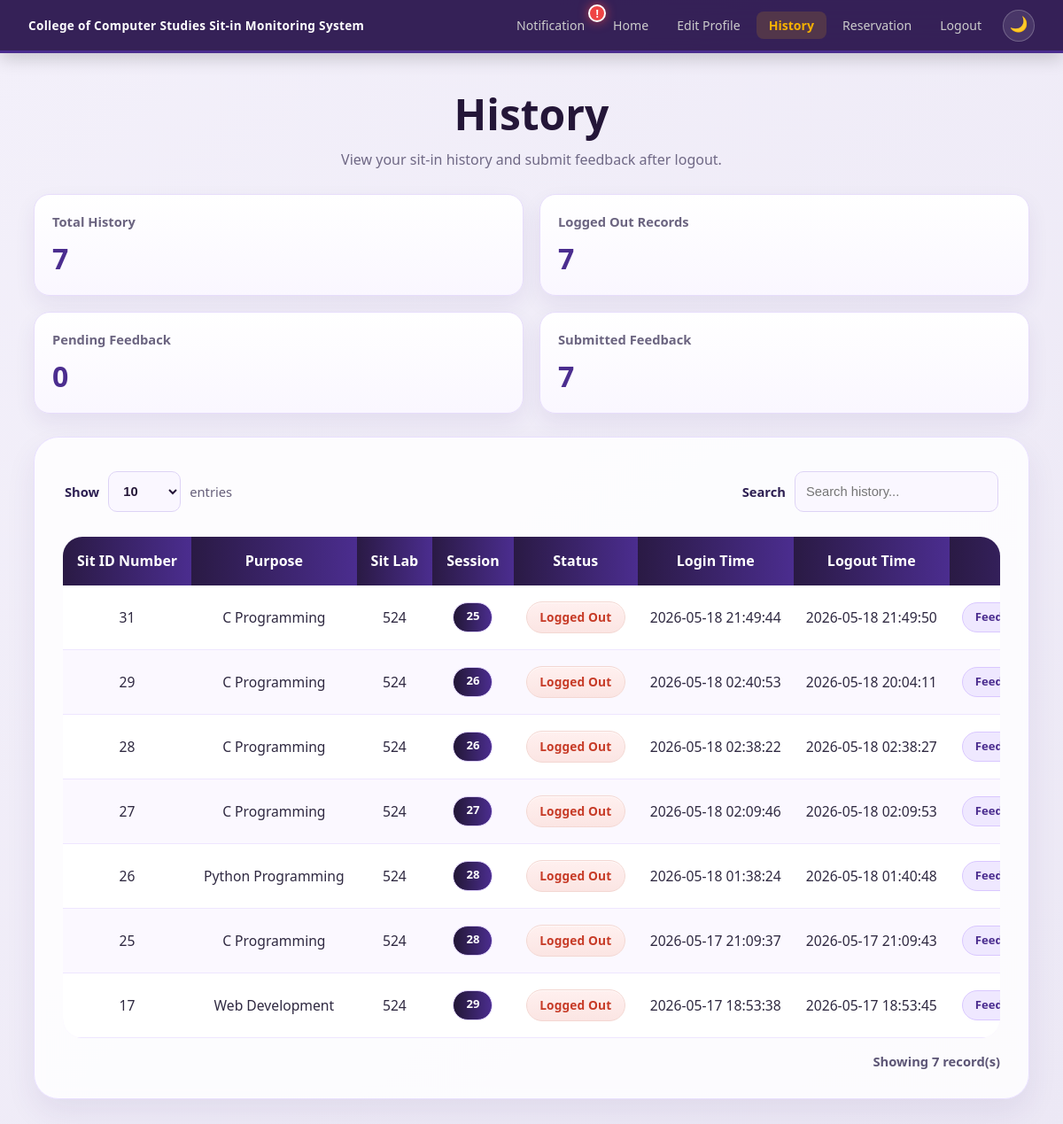
Screenshot of /history (signed in) with the database file from the repository.
### app.py (models this page shows)
class SitInRecord(db.Model):
    id = db.Column(db.Integer, primary_key=True)
    student_id_number = db.Column(db.String(50))
    student_name = db.Column(db.String(150))
    purpose = db.Column(db.String(100))
    sit_lab = db.Column(db.String(50))
    session = db.Column(db.String(50))
    status = db.Column(db.String(20), default='Active')
    login_time = db.Column(
        db.String(50),
        default=lambda: datetime.now().strftime('%Y-%m-%d %H:%M:%S')
    )
    logout_time = db.Column(db.String(50), nullable=True)

### app.py (the view)
@app.route('/history')
def history():
    if 'student_id' not in session:
        return redirect(url_for('login'))
    student = Student.query.get_or_404(
        session['student_id']
    )
    records = SitInRecord.query.filter_by(
        student_id_number=student.id_number
    ).order_by(
        SitInRecord.id.desc()
    ).all()
    feedbacks = Feedback.query.filter_by(
        student_id=student.id
    ).all()
    submitted_feedback_ids = {
        feedback.sitin_record_id
        for feedback in feedbacks
    }
    total_history = len(records)
    logged_out_count = sum(
        1 for record in records
        if record.status == 'Logged Out'
    )
    pending_feedback_count = sum(
        1 for record in records
        if record.status == 'Logged Out'
        and record.id not in submitted_feedback_ids
    )
    submitted_feedback_count = len(feedbacks)
    announcements, notif_reservations, feedback_notifications = \
        get_student_notification_data(student)
    reservation_setting = get_reservation_setting()
    return render_template(
        'history.html',
        student=student,
        records=records,
        submitted_feedback_ids=submitted_feedback_ids,
        total_history=total_history,
        logged_out_count=logged_out_count,
        pending_feedback_count=pending_feedback_count,
        submitted_feedback_count=submitted_feedback_count,
        announcements=announcements,
        notif_reservations=notif_reservations,
        feedback_notifications=feedback_notifications,
        reservation_setting=reservation_setting
    )

### app.py (called while the page is built, shortened)
def get_reservation_setting():
    setting = ReservationSetting.query.first()
    if not setting.message:
        if setting.reservations_enabled:
            setting.message = 'Reservations are currently enabled. You may submit a reservation.'
        else:
            setting.message = 'Reservations are currently disabled by the admin. Please check again later.'
        db.session.commit()
    return setting

### templates/history.html (shortened to what this page needs)
<!DOCTYPE html>
<html lang="en">
<head>
    <link rel="stylesheet" href="{{ url_for('static', filename='style.css') }}">
</head>
<body class="dashboard-page">
<nav class="navbar">
    <a href="{{ url_for('dashboard') }}" class="brand">
        College of Computer Studies Sit-in Monitoring System
    </a>
    <div class="nav-links">
        <a href="#" class="notif-nav-link" onclick="openNotifModal(); return false;">
            Notification
            {% set reservation_system_notice = reservation_setting and reservation_setting.message %}
            {% if notif_reservations|length + feedback_notifications|length > 0 or reservation_system_notice %}
                <span class="notif-alert-badge">!</span>
            {% endif %}
        </a>
        <a href="{{ url_for('dashboard') }}">Home</a>
        <a href="{{ url_for('edit_profile') }}">Edit Profile</a>
        <a href="{{ url_for('history') }}" class="nav-active">History</a>
        <a href="{{ url_for('reservation') }}">Reservation</a>
        <a href="{{ url_for('logout') }}">Logout</a>
        <button class="dm-toggle" title="Toggle Dark Mode">🌙</button>
    </div>
</nav>
<div class="history-page-wrap">
    <div class="history-hero">
        <h1 class="history-title">History</h1>
        <p class="history-subtitle">View your sit-in history and submit feedback after logout.</p>
    </div>
    <div class="history-stats-grid">
        <div class="history-stat-card">
            <div class="history-stat-label">Total History</div>
            <div class="history-stat-value">{{ total_history }}</div>
        </div>
        <div class="history-stat-card">
            <div class="history-stat-label">Logged Out Records</div>
            <div class="history-stat-value">{{ logged_out_count }}</div>
        </div>
        <div class="history-stat-card">
            <div class="history-stat-label">Pending Feedback</div>
            <div class="history-stat-value">{{ pending_feedback_count }}</div>
        </div>
        <div class="history-stat-card">
            <div class="history-stat-label">Submitted Feedback</div>
            <div class="history-stat-value">{{ submitted_feedback_count }}</div>
        </div>
    </div>
    <div class="history-panel">
        <div class="records-toolbar">
            <div class="records-toolbar-left">
                <label for="entriesSelect" class="toolbar-label">Show</label>
                <select id="entriesSelect" class="toolbar-select">
                    <option value="10">10</option>
                </select>
                <span class="toolbar-text">entries</span>
            </div>
            <div class="records-toolbar-right">
                <label for="historySearch" class="toolbar-label">Search</label>
                <input type="text" id="historySearch" class="toolbar-search" placeholder="Search history...">
            </div>
        </div>
        <div class="admin-table-wrap records-table-wrap">
            <table class="admin-table records-table" id="historyTable">
                <thead>
                    <tr>
                        <th>Sit ID Number</th>
                        <th>Purpose</th>
                        <th>Sit Lab</th>
                        <th>Session</th>
                        <th>Status</th>
                        <th>Login Time</th>
                        <th>Logout Time</th>
                        <th>Feedback</th>
                    </tr>
                </thead>
                <tbody>
                    {% for record in records %}
                    <tr>
                        <td>{{ record.id }}</td>
                        <td>{{ record.purpose }}</td>
                        <td>{{ record.sit_lab }}</td>
                        <td><span class="session-pill">{{ record.session }}</span></td>
                        <td>
                            {% if record.status == 'Logged Out' %}
                                <span class="status-logout">Logged Out</span>
                            {% else %}
                                <span class="status-active">Active</span>
                            {% endif %}
                        </td>
                        <td class="time-cell">{{ record.login_time if record.login_time else '-' }}</td>
                        <td class="time-cell">{{ record.logout_time if record.logout_time else '-' }}</td>
                        <td>
                            {% if record.status == 'Logged Out' %}
                                {% if record.id in submitted_feedback_ids %}
                                    <span class="feedback-chip feedback-chip-done">Feedback Submitted</span>
                                {% endif %}
                            {% else %}
                                <span class="feedback-chip feedback-chip-muted">Available after logout</span>
                            {% endif %}
                        </td>
                    </tr>
                    {% else %}
                    <tr>
                        <td colspan="8">
                            <div class="empty-records-state">No history found.</div>
                        </td>
                    </tr>
                    {% endfor %}
                </tbody>
            </table>
        </div>
        <div class="records-footer">
            <span id="historyCountText">Showing {{ records|length }} record(s)</span>
        </div>
    </div>
</div>
</body>
</html>

### rows the page displays
SitInRecord: id "31", purpose "C Programming", sit_lab "524", session "25", status "Logged Out", login_time "2026-05-18 21:49:44", logout_time "2026-05-18 21:49:50"
SitInRecord: id "29", purpose "C Programming", sit_lab "524", session "26", status "Logged Out", login_time "2026-05-18 02:40:53", logout_time "2026-05-18 20:04:11"
SitInRecord: id "28", purpose "C Programming", sit_lab "524", session "26", status "Logged Out", login_time "2026-05-18 02:38:22", logout_time "2026-05-18 02:38:27"
SitInRecord: id "27", purpose "C Programming", sit_lab "524", session "27", status "Logged Out", login_time "2026-05-18 02:09:46", logout_time "2026-05-18 02:09:53"
SitInRecord: id "26", purpose "Python Programming", sit_lab "524", session "28", status "Logged Out", login_time "2026-05-18 01:38:24", logout_time "2026-05-18 01:40:48"
SitInRecord: id "25", purpose "C Programming", sit_lab "524", session "28", status "Logged Out", login_time "2026-05-17 21:09:37", logout_time "2026-05-17 21:09:43"
SitInRecord: id "17", purpose "Web Development", sit_lab "524", session "29", status "Logged Out", login_time "2026-05-17 18:53:38", logout_time "2026-05-17 18:53:45"

### other values shown
{{ total_history }} "7"
{{ logged_out_count }} "7"
{{ pending_feedback_count }} "0"
{{ submitted_feedback_count }} "7"
